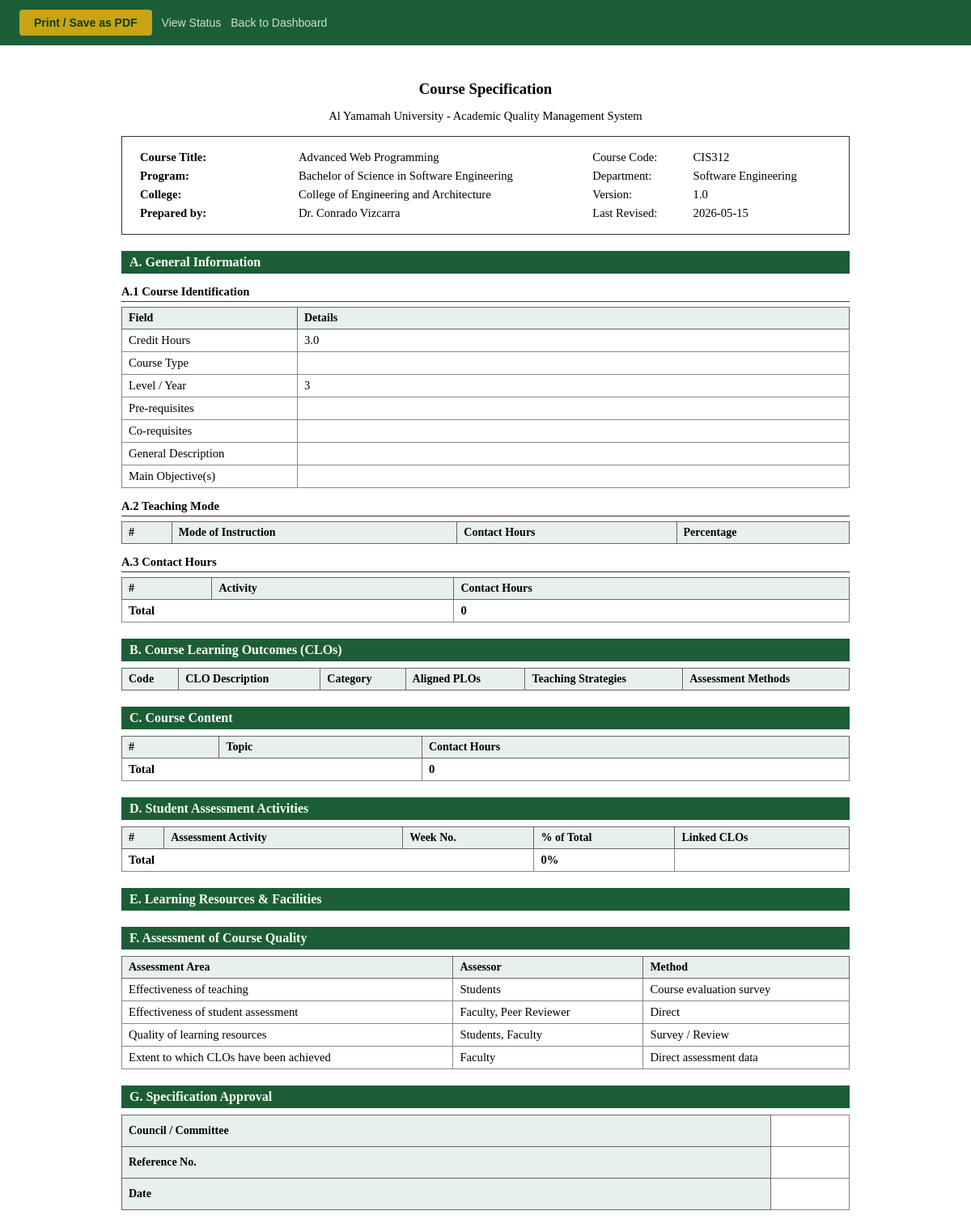
The app's page /course/view.php?id=1 (signed in) with its own data.
### tables this page shows
CREATE TABLE `course_specs` (
  `course_id` int NOT NULL,
  `program_id` int DEFAULT NULL,
  `faculty_id` int DEFAULT NULL,
  `course_title` varchar(200) NOT NULL,
  `course_code` varchar(50) DEFAULT NULL,
  `credit_hours` decimal(4,1) DEFAULT NULL,
  `course_type` varchar(100) DEFAULT NULL,
  `teaching_mode` varchar(100) DEFAULT NULL,
  `course_level` int DEFAULT NULL,
  `prerequisites` varchar(200) DEFAULT NULL,
  `corequisites` varchar(200) DEFAULT NULL,
  `course_description` text,
  `objectives` text,
  `learning_resources` text,
  `version` varchar(20) DEFAULT '1.0',
  `status` enum('draft','pending_hod','pending_qa','approved') DEFAULT 'draft',
  `created_at` datetime DEFAULT CURRENT_TIMESTAMP,
  `updated_at` datetime DEFAULT CURRENT_TIMESTAMP ON UPDATE CURRENT_TIMESTAMP
);

CREATE TABLE `program_specs` (
  `program_id` int NOT NULL,
  `program_name` varchar(200) NOT NULL,
  `program_code` varchar(50) DEFAULT NULL,
  `college` varchar(150) DEFAULT NULL,
  `department` varchar(150) DEFAULT NULL,
  `credit_hours` int DEFAULT NULL,
  `qualification_level` varchar(100) DEFAULT NULL,
  `mission` text,
  `goals` text,
  `program_aims` text,
  `program_structure` text
);

CREATE TABLE `user` (
  `user_id` int NOT NULL,
  `username` varchar(100) NOT NULL,
  `password` varchar(255) NOT NULL,
  `role` enum('faculty','hod','qa') NOT NULL,
  `full_name` varchar(150) DEFAULT NULL,
  `department` varchar(150) DEFAULT NULL,
  `created_at` datetime DEFAULT CURRENT_TIMESTAMP
);

### course/view.php (the view, shortened to what this page needs)
<?php
require_once '../db.php';
$course_id = intval($_GET['id'] ?? 0);
$stmt = $pdo->prepare('SELECT cs.*, ps.program_name, ps.program_code, ps.college, ps.department, u.full_name as faculty_name FROM course_specs cs LEFT JOIN program_specs ps ON cs.program_id = ps.program_id LEFT JOIN user u ON cs.faculty_id = u.user_id WHERE cs.course_id = ?');
$stmt->execute([$course_id]);
$course = $stmt->fetch();
$assessments = $pdo->prepare('SELECT a.*, GROUP_CONCAT(cl.clo_code ORDER BY cl.clo_code SEPARATOR ", ") as clo_codes FROM assessments a LEFT JOIN assessment_clo ac ON a.id = ac.assessment_id LEFT JOIN course_learning_outcomes cl ON ac.clo_id = cl.clo_id WHERE a.course_id = ? GROUP BY a.id ORDER BY a.timing_week');
$assessments->execute([$course_id]);
$assessments = $assessments->fetchAll();
$chours = $pdo->prepare('SELECT * FROM contact_hours WHERE course_id = ?');
$chours->execute([$course_id]);
$chours = $chours->fetchAll();
$topics = $pdo->prepare('SELECT * FROM course_topics WHERE course_id = ? ORDER BY sort_order');
$topics->execute([$course_id]);
$topics = $topics->fetchAll();
function h($value) {
    return htmlspecialchars((string)($value ?? ''), ENT_QUOTES, 'UTF-8');
}
?>
<!DOCTYPE html>
<html lang="en">
<head>
</head>
<body>
<div class="no-print">
    <button onclick="window.print()">Print / Save as PDF</button>
    <a href="status.php?id=<?php echo $course_id; ?>">View Status</a>
    <a href="../index.php">Back to Dashboard</a>
</div>
<div class="print-wrapper">
    <h1>Course Specification</h1>
    <p class="center" style="font-size:11pt; margin-bottom:16px;">Al Yamamah University - Academic Quality Management System</p>
    <div class="header-block">
        <table>
            <tr><td>Course Title:</td><td><?php echo h($course['course_title']); ?></td><td>Course Code:</td><td><?php echo h($course['course_code']); ?></td></tr>
            <tr><td>Program:</td><td><?php echo h($course['program_name']); ?></td><td>Department:</td><td><?php echo h($course['department']); ?></td></tr>
            <tr><td>College:</td><td><?php echo h($course['college']); ?></td><td>Version:</td><td><?php echo h($course['version']); ?></td></tr>
            <tr><td>Prepared by:</td><td><?php echo h($course['faculty_name']); ?></td><td>Last Revised:</td><td><?php echo date('Y-m-d', strtotime($course['updated_at'])); ?></td></tr>
        </table>
    </div>
    <h2>A. General Information</h2>
    <h3>A.1 Course Identification</h3>
    <table>
        <tr><th style="width:200px;">Field</th><th>Details</th></tr>
        <tr><td>Credit Hours</td><td><?php echo h($course['credit_hours']); ?></td></tr>
        <tr><td>Course Type</td><td><?php echo h($course['course_type']); ?></td></tr>
        <tr><td>Level / Year</td><td><?php echo h($course['course_level']); ?></td></tr>
        <tr><td>Pre-requisites</td><td><?php echo h($course['prerequisites']); ?></td></tr>
        <tr><td>Co-requisites</td><td><?php echo h($course['corequisites']); ?></td></tr>
        <tr><td>General Description</td><td><?php echo nl2br(h($course['course_description'])); ?></td></tr>
        <tr><td>Main Objective(s)</td><td><?php echo nl2br(h($course['objectives'])); ?></td></tr>
    </table>
    <h3>A.2 Teaching Mode</h3>
    <table>
        <tr><th>#</th><th>Mode of Instruction</th><th>Contact Hours</th><th>Percentage</th></tr>
    </table>
    <h3>A.3 Contact Hours</h3>
    <table>
        <tr><th>#</th><th>Activity</th><th>Contact Hours</th></tr>
        <tr><td colspan="2"><strong>Total</strong></td><td><strong><?php echo array_sum(array_column($chours, 'hours')); ?></strong></td></tr>
    </table>
    <h2>B. Course Learning Outcomes (CLOs)</h2>
    <table>
        <tr><th>Code</th><th>CLO Description</th><th>Category</th><th>Aligned PLOs</th><th>Teaching Strategies</th><th>Assessment Methods</th></tr>
    </table>
    <h2>C. Course Content</h2>
    <table>
        <tr><th>#</th><th>Topic</th><th>Contact Hours</th></tr>
        <tr><td colspan="2"><strong>Total</strong></td><td><strong><?php echo array_sum(array_column($topics, 'contact_hours')); ?></strong></td></tr>
    </table>
    <h2>D. Student Assessment Activities</h2>
    <table>
        <tr><th>#</th><th>Assessment Activity</th><th>Week No.</th><th>% of Total</th><th>Linked CLOs</th></tr>
        <tr><td colspan="3"><strong>Total</strong></td><td><strong><?php echo array_sum(array_column($assessments, 'percentage')); ?>%</strong></td><td></td></tr>
    </table>
    <h2>E. Learning Resources & Facilities</h2>
    <h2>F. Assessment of Course Quality</h2>
    <table>
        <tr><th>Assessment Area</th><th>Assessor</th><th>Method</th></tr>
        <tr><td>Effectiveness of teaching</td><td>Students</td><td>Course evaluation survey</td></tr>
        <tr><td>Effectiveness of student assessment</td><td>Faculty, Peer Reviewer</td><td>Direct</td></tr>
        <tr><td>Quality of learning resources</td><td>Students, Faculty</td><td>Survey / Review</td></tr>
        <tr><td>Extent to which CLOs have been achieved</td><td>Faculty</td><td>Direct assessment data</td></tr>
    </table>
    <h2>G. Specification Approval</h2>
    <table>
        <tr><th>Council / Committee</th><td class="approval-blank"></td></tr>
        <tr><th>Reference No.</th><td class="approval-blank"></td></tr>
        <tr><th>Date</th><td class="approval-blank"></td></tr>
    </table>
</div>
</body>
</html>

### course/view.php (style rules this page uses)
body { font-family: 'Times New Roman', serif; font-size: 12pt; color: #000; background: #fff; margin: 0; padding: 0; }
.print-wrapper { max-width: 900px; margin: 0 auto; padding: 30px 40px; }
.no-print { font-family: Arial, sans-serif; background: #1B5E35; color: white; padding: 12px 24px; display: flex; gap: 12px; align-items: center; }
.no-print button { background: #C8A415; color: #0F3D1E; border: none; padding: 8px 18px; font-weight: 700; cursor: pointer; border-radius: 4px; font-size: 14px; }
.no-print a { color: rgba(255,255,255,0.8); text-decoration: none; font-size: 14px; }
h1 { font-size: 14pt; text-align: center; margin-bottom: 4px; }
h2 { font-size: 12pt; background: #1B5E35; color: white; padding: 5px 10px; margin: 20px 0 8px; }
h3 { font-size: 11pt; border-bottom: 1px solid #333; padding-bottom: 3px; margin: 14px 0 6px; }
table { width: 100%; border-collapse: collapse; margin-bottom: 12px; font-size: 11pt; }
th { background: #e8f0eb; border: 1px solid #666; padding: 5px 8px; text-align: left; font-size: 10.5pt; }
td { border: 1px solid #888; padding: 5px 8px; vertical-align: top; }
.header-block { border: 1px solid #333; padding: 14px; margin-bottom: 20px; }
.header-block table { margin: 0; }
.header-block td { border: none; padding: 3px 8px; }
.header-block td:first-child { font-weight: bold; width: 180px; }
.center { text-align: center; }
.approval-blank { height: 28px; }

### records on screen
course_specs: course_title "Advanced Web Programming", course_code "CIS312", program.program_name "Bachelor of Science in Software Engineering", program.department "Software Engineering", program.college "College of Engineering and Architecture", version "1.0", faculty.full_name "Dr. Conrado Vizcarra", updated_at "2026-05-15", credit_hours "3.0", course_level "3"

### other values on screen
array_sum(array_column($chours, 'hours')) "0"
array_sum(array_column($topics, 'contact_hours')) "0"
array_sum(array_column($assessments, 'percentage')) "0"
